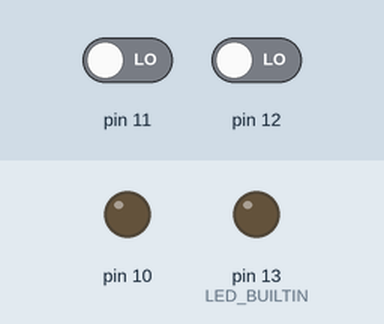
Simulated run of this sketch. Board: Arduino Uno, built with avr-gcc and run on an emulated ATmega328P. On the bench: output pins drawn as LEDs (lit = HIGH). The test bench sets the inputs (shaded band); at power-on: pin 12 LOW, pin 11 LOW.

Above: at 1.2 s.
1.3 s: pin 12 driven HIGH
At 2.5 s:
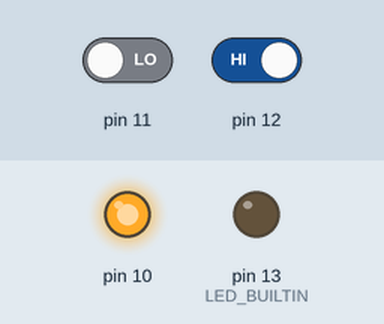
2.8 s: pin 11 driven HIGH
At 3.9 s:
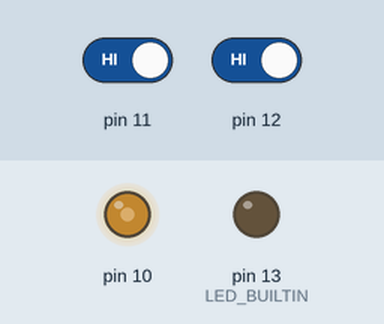
4.3 s: pin 11 driven LOW
At 5.8 s:
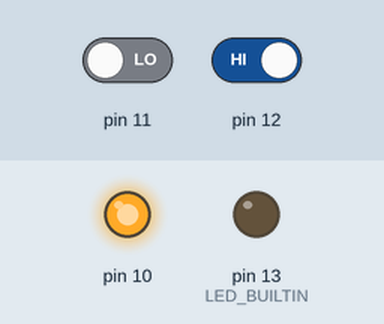
Timing chart, 0 to 7.3 s (numbered marks = the images above; inputs shaded):
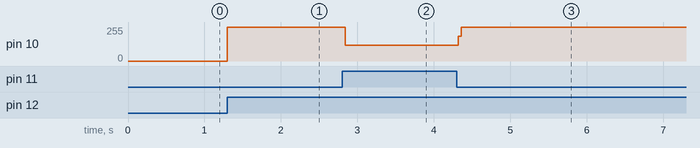

Measured:
- after the input at 1.3 s, pin 10: 0/255 → 255/255 at once
- after the input at 2.8 s, pin 10: 255/255 → 120/255 at once
- after the input at 4.3 s, pin 10: 120/255 → 255/255 at once

The sketch:

BareMinimum.ino
```cpp
void setup() {
  // put your setup code here, to run once:
pinMode(12, INPUT);
pinMode(11, INPUT);
pinMode(10, OUTPUT);
pinMode(LED_BUILTIN, OUTPUT);
digitalWrite(LED_BUILTIN, LOW);
}

void loop() {
  // put your main code here, to run repeatedly:
  if (digitalRead(12) == HIGH)
  {
    digitalWrite(10, HIGH);
  }
  if (digitalRead(11) == HIGH)
  {
    digitalWrite(10, LOW);
  }
}
```
